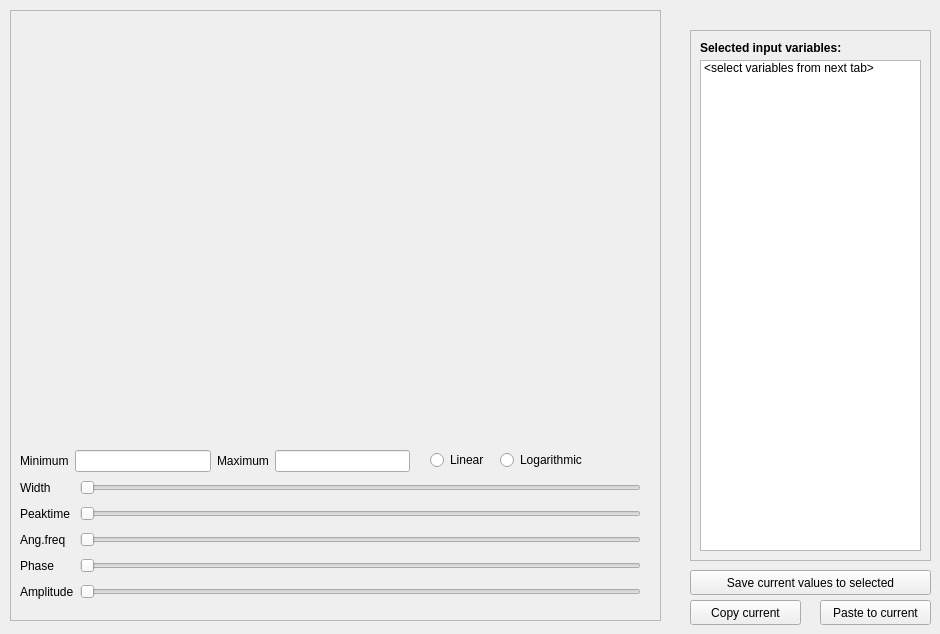
     <widget class="QWidget" name="tab_4">
      <attribute name="title">
       <string>Function creator</string>
      </attribute>
      <widget class="QFrame" name="PLOTHERE">
       <property name="geometry">
        <rect>
         <x>10</x>
         <y>10</y>
         <width>651</width>
         <height>611</height>
        </rect>
       </property>
       <property name="frameShape">
        <enum>QFrame::StyledPanel</enum>
       </property>
       <property name="frameShadow">
        <enum>QFrame::Raised</enum>
       </property>
       <widget class="QWidget" name="PLOT" native="true">
        <property name="geometry">
         <rect>
          <x>10</x>
          <y>10</y>
          <width>631</width>
          <height>411</height>
         </rect>
        </property>
       </widget>
       <widget class="QRadioButton" name="radioButton">
        <property name="geometry">
         <rect>
          <x>420</x>
          <y>440</y>
          <width>61</width>
          <height>20</height>
         </rect>
        </property>
        <property name="text">
         <string>Linear</string>
        </property>
       </widget>
       <widget class="QRadioButton" name="radioButton_2">
        <property name="geometry">
         <rect>
          <x>490</x>
          <y>440</y>
          <width>101</width>
          <height>20</height>
         </rect>
        </property>
        <property name="text">
         <string>Logarithmic</string>
        </property>
       </widget>
       <widget class="QWidget" name="layoutWidget">
        <property name="geometry">
         <rect>
          <x>10</x>
          <y>465</y>
          <width>621</width>
          <height>131</height>
         </rect>
        </property>
        <layout class="QGridLayout" name="gridLayout">
         <item row="0" column="0">
          <widget class="QLabel" name="label">
           <property name="text">
            <string>Width</string>
           </property>
          </widget>
         </item>
         <item row="0" column="1">
          <widget class="QSlider" name="horizontalSlider">
           <property name="orientation">
            <enum>Qt::Horizontal</enum>
           </property>
          </widget>
         </item>
         <item row="1" column="0">
          <widget class="QLabel" name="label_34">
           <property name="text">
            <string>Peaktime</string>
           </property>
          </widget>
         </item>
         <item row="1" column="1">
          <widget class="QSlider" name="horizontalSlider_2">
           <property name="orientation">
            <enum>Qt::Horizontal</enum>
           </property>
          </widget>
         </item>
         <item row="2" column="0">
          <widget class="QLabel" name="label_55">
           <property name="text">
            <string>Ang.freq</string>
           </property>
          </widget>
         </item>
         <item row="2" column="1">
          <widget class="QSlider" name="horizontalSlider_3">
           <property name="orientation">
            <enum>Qt::Horizontal</enum>
           </property>
          </widget>
         </item>
         <item row="3" column="0">
          <widget class="QLabel" name="label_56">
           <property name="text">
            <string>Phase</string>
           </property>
          </widget>
         </item>
         <item row="3" column="1">
          <widget class="QSlider" name="horizontalSlider_4">
           <property name="orientation">
            <enum>Qt::Horizontal</enum>
           </property>
          </widget>
         </item>
         <item row="4" column="0">
          <widget class="QLabel" name="label_57">
           <property name="text">
            <string>Amplitude</string>
           </property>
          </widget>
         </item>
         <item row="4" column="1">
          <widget class="QSlider" name="horizontalSlider_5">
           <property name="orientation">
            <enum>Qt::Horizontal</enum>
           </property>
          </widget>
         </item>
        </layout>
       </widget>
       <widget class="QWidget" name="layoutWidget">
        <property name="geometry">
         <rect>
          <x>10</x>
          <y>440</y>
          <width>390</width>
          <height>23</height>
         </rect>
        </property>
        <layout class="QGridLayout" name="gridLayout_10">
         <item row="0" column="0">
          <widget class="QLabel" name="label_58">
           <property name="text">
            <string>Minimum</string>
           </property>
          </widget>
         </item>
         <item row="0" column="1">
          <widget class="QLineEdit" name="lineEdit_18"/>
         </item>
         <item row="0" column="2">
          <widget class="QLabel" name="label_59">
           <property name="text">
            <string>Maximum</string>
           </property>
          </widget>
         </item>
         <item row="0" column="3">
          <widget class="QLineEdit" name="lineEdit_19"/>
         </item>
        </layout>
       </widget>
      </widget>
      <widget class="QFrame" name="frame_3">
       <property name="geometry">
        <rect>
         <x>690</x>
         <y>30</y>
         <width>241</width>
         <height>531</height>
        </rect>
       </property>
       <property name="frameShape">
        <enum>QFrame::StyledPanel</enum>
       </property>
       <property name="frameShadow">
        <enum>QFrame::Raised</enum>
       </property>
       <widget class="QListWidget" name="names_sel_2">
        <property name="geometry">
         <rect>
          <x>10</x>
          <y>30</y>
          <width>221</width>
          <height>491</height>
         </rect>
        </property>
        <property name="verticalScrollBarPolicy">
         <enum>Qt::ScrollBarAsNeeded</enum>
        </property>
        <property name="selectionMode">
         <enum>QAbstractItemView::SingleSelection</enum>
        </property>
        <property name="batchSize">
         <number>100</number>
        </property>
        <item>
         <property name="text">
          <string>&lt;select variables from next tab&gt;</string>
         </property>
        </item>
       </widget>
       <widget class="QLabel" name="label_40">
        <property name="geometry">
         <rect>
          <x>10</x>
          <y>10</y>
          <width>210</width>
          <height>16</height>
         </rect>
        </property>
        <property name="font">
         <font>
          <weight>75</weight>
          <bold>true</bold>
          <underline>false</underline>
         </font>
        </property>
        <property name="text">
         <string>Selected input variables:</string>
        </property>
       </widget>
      </widget>
      <widget class="QPushButton" name="pushButton_5">
       <property name="geometry">
        <rect>
         <x>690</x>
         <y>570</y>
         <width>241</width>
         <height>25</height>
        </rect>
       </property>
       <property name="text">
        <string>Save current values to selected</string>
       </property>
      </widget>
      <widget class="QPushButton" name="pushButton_6">
       <property name="geometry">
        <rect>
         <x>690</x>
         <y>600</y>
         <width>111</width>
         <height>25</height>
        </rect>
       </property>
       <property name="text">
        <string>Copy current</string>
       </property>
      </widget>
      <widget class="QPushButton" name="pushButton_7">
       <property name="geometry">
        <rect>
         <x>820</x>
         <y>600</y>
         <width>111</width>
         <height>25</height>
        </rect>
       </property>
       <property name="text">
        <string>Paste to current</string>
       </property>
      </widget>
     </widget>
